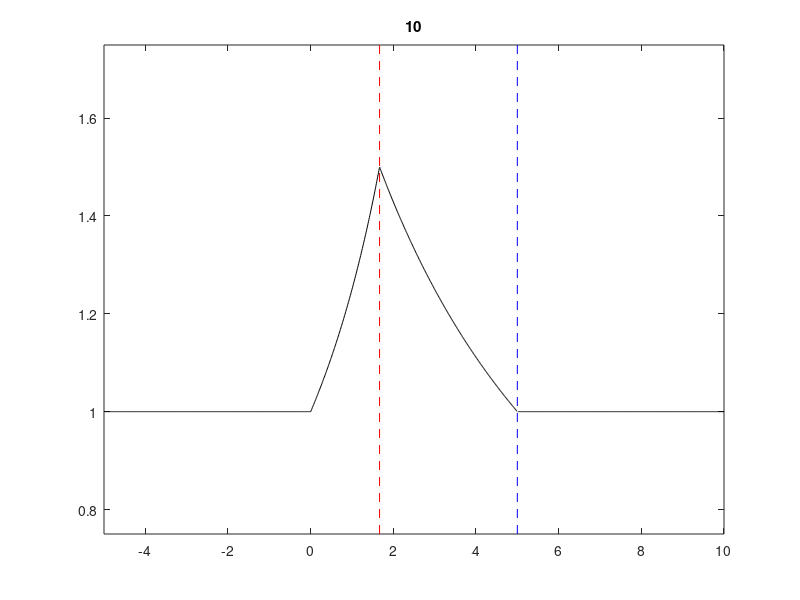

Write MATLAB code to recreate this figure.
% function [ g0, dg0 ] = triangle_BC( Ab, zb, toff, tmax )
%UNTITLED2 Summary of this function goes here
%   Detailed explanation goes here
dg0_on = 0;
    zb = 10;
    Ab = 1.5;
%     zb = 10;

    t1 = zb*(Ab - 1)/(2*Ab);
    m  = -(Ab - 1)/zb;
    t2 = zb/2;
    tm = -1/(2*m);
    
    if t2>tm
        disp('Breaking occurs before profile finished');
    end
    

     g0 = @(t) ones(size(t))                      .* (t<=0 | t>= t2) + ...
               1./( 1 - 2*(t)/zb )                .* (t>0  & t<t1) +...
               Ab*ones(size(t))                   .* (t==t1) +...
               (zb*m+Ab)./(1+zb*m-2*t*m) .* (t>t1 & t<t2); 
               
    dg0 = @(t) zeros(size(t))                            .* (t<=0 | t>= t2 | t==t1) + ...
               (2/zb)./( 1 - 2*t/zb ).^2                 .* (t>0  & t<t1) +...
               -(2/zb)./( (Ab - 2)/(Ab - 1) - 2*t/zb ).^2 .* (t>t1 & t<t2);

    tvec = -zb/2:0.01:zb;
    figure(1); clf; 
    if dg0_on
        subplot(2,1,1);
    end
        plot(tvec,g0(tvec),'k-'); title(zb); 
        axis([-zb/2 max(tvec) min(g0(tvec))-0.25 max(g0(tvec))+0.25])
        hold on;
            plot(t1*ones(1,2),[min(g0(tvec))-0.25 max(g0(tvec))+0.25],'r--',...
                 t2*ones(1,2),[min(g0(tvec))-0.25 max(g0(tvec))+0.25],'b--');
        hold off;
	if dg0_on
        subplot(2,1,2);
            plot(tvec,dg0(tvec),'k-');
            axis([-zb/2 max(tvec) min(dg0(tvec))-0.25 max(dg0(tvec))+0.25])
            hold on;
                plot(t1*ones(1,2),[min(dg0(tvec))-0.25 max(g0(tvec))+0.25],'r--',...
                     t2*ones(1,2),[min(dg0(tvec))-0.25 max(dg0(tvec))+0.25],'b--');
            hold off;
    end
	drawnow;
%     input('r');

% end

